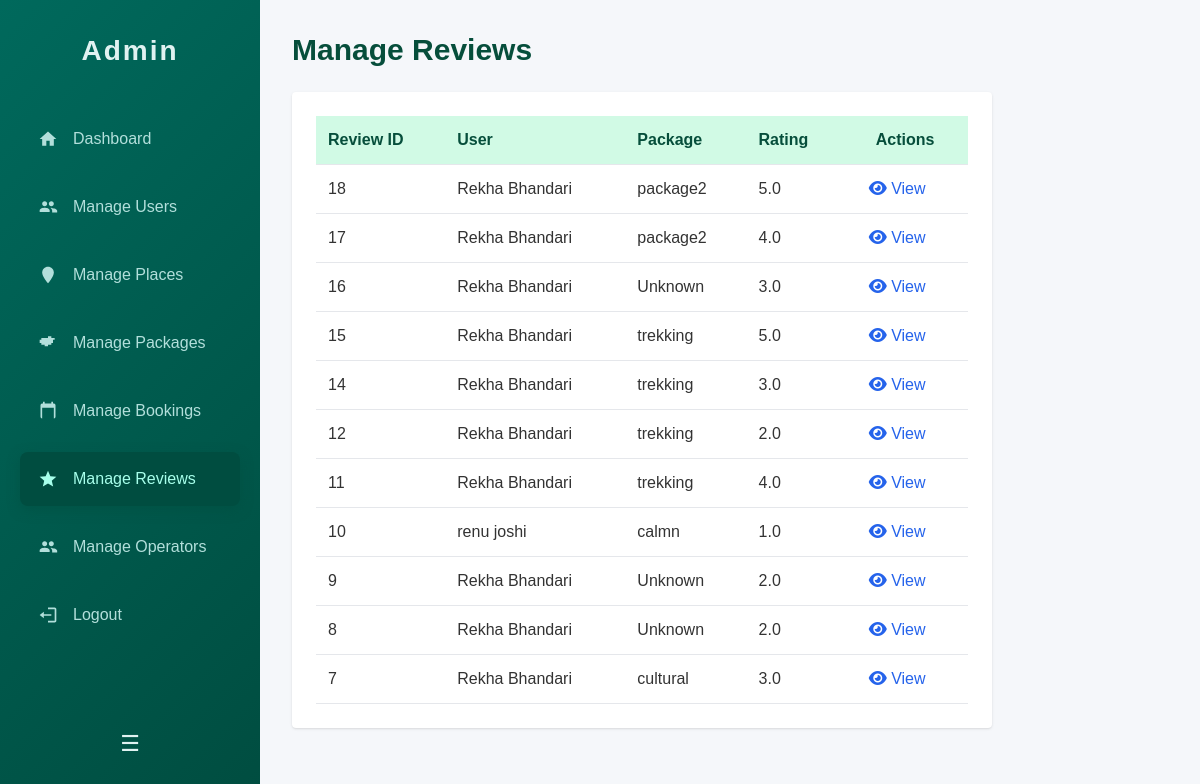
The page /admin/adminmanage_reviews.php (signed in) on the database its author committed.
### tables this page shows
CREATE TABLE `review` (
  `review_id` int(11) NOT NULL,
  `user_id` int(11) NOT NULL,
  `place_id` int(11) DEFAULT NULL,
  `package_id` int(11) DEFAULT NULL,
  `rating` decimal(3,1) NOT NULL,
  `comment` text DEFAULT NULL,
  `created_at` timestamp NOT NULL DEFAULT current_timestamp()
);

CREATE TABLE `package` (
  `package_id` int(11) NOT NULL,
  `created_by` int(11) NOT NULL,
  `place_id` int(11) NOT NULL,
  `title` varchar(255) NOT NULL,
  `description` text DEFAULT NULL,
  `price` decimal(10,2) DEFAULT NULL,
  `duration` int(11) DEFAULT NULL,
  `places_covered` text DEFAULT NULL,
  `status` varchar(50) DEFAULT NULL,
  `operator_id` int(11) DEFAULT NULL,
  `available_slots` int(11) DEFAULT NULL,
  `created_at` timestamp NOT NULL DEFAULT current_timestamp(),
  `updated_at` timestamp NOT NULL DEFAULT current_timestamp() ON UPDATE current_timestamp()
);

### admin/adminmanage_reviews.php (the view, shortened to what this page needs)
<?php
$conn = dbConnect();
$sql = "SELECT
  r.review_id,
  CONCAT(u.first_name, ' ', u.last_name) AS user_fullname,
   p.title AS package_name,
  r.rating
FROM review r
LEFT JOIN user u ON r.user_id = u.user_id
LEFT JOIN package p ON r.package_id = p.package_id
ORDER BY r.review_id DESC;
";
$result = $conn->query($sql);
?>
<!DOCTYPE html>
<html lang="en">
<head>
  <link rel="stylesheet" href="/assets/css/dashboard.css" />
  <script src="https://cdn.tailwindcss.com"></script>
  <link rel="stylesheet" href="https://cdnjs.cloudflare.com/ajax/libs/font-awesome/6.5.0/css/all.min.css" />
</head>
<body>
<div class="container">
  <nav class="sidebar" id="sidebar">
    <div class="logo">Admin</div>
    <div class="nav-links">
      <a href="#">
        <svg viewBox="0 0 24 24"><path d="M10 20v-6h4v6h5v-8h3L12 3 2 12h3v8z"/></svg>
        <span>Dashboard</span>
      </a>
      <a href="manage_users.php">
        <svg viewBox="0 0 24 24"><path d="M16 11c1.66 0 2.99-1.34 2.99-3S17.66 5 16 5s-3 1.34-3 3 1.34 3 3 3zm-8 0c1.66 0 2.99-1.34 2.99-3S9.66 5 8 5 5 6.34 5 8s1.34 3 3 3zm0 2c-2 0-6 1-6 3v2h12v-2c0-2-4-3-6-3zm8 0c-.29 0-.62.02-.97.05 1.16.84 1.97 2.06 1.97 3.45v2h6v-2c0-2-4-3-6-3z"/></svg>
        <span>Manage Users</span>
      </a>
      <a href="manage_places.php">
        <svg viewBox="0 0 24 24"><path d="M12 2C8.13 2 5 5.13 5 9c0 5.25 7 13 7 13s7-7.75 7-13c0-3.87-3.13-7-7-7z"/></svg>
        <span>Manage Places</span>
      </a>
      <a href="manage_packages.php">
        <svg viewBox="0 0 24 24"><path d="M20 8V6h-4V4h-4v2H4v2H2v4h2v2h4v2h4v-2h4v-2h2v-4h-2z"/></svg>
        <span>Manage Packages</span>
      </a>
      <a href="manage_bookings.php">
        <svg viewBox="0 0 24 24"><path d="M19 3h-1V1h-2v2H8V1H6v2H5a2 2 0 0 0-2 2v14a2 2 0 0 0 2 2h14a2 2 0 0 0 2-2V5a2 2 0 0 0-2-2zM5 21V8h14v13H5z"/></svg>
        <span>Manage Bookings</span>
      </a>
      <a href="adminmanage_reviews.php" class="active">
        <svg viewBox="0 0 24 24"><path d="M12 17.27L18.18 21 16.54 13.97 22 9.24l-7.19-.61L12 2 9.19 8.63 2 9.24l5.46 4.73L5.82 21z"/></svg>
        <span>Manage Reviews</span>
      </a>
      <a href="manage_touroperator.php">
        <svg viewBox="0 0 24 24">
          <path d="M16 11c1.66 0 2.99-1.34 2.99-3S17.66 5 16 5s-3 1.34-3 3 1.34 3 3 3zm-8 0c1.66 0 2.99-1.34 2.99-3S9.66 5 8 5 5 6.34 5 8s1.34 3 3 3zm0 2c-2 0-6 1-6 3v2h12v-2c0-2-4-3-6-3zm8 0c-.29 0-.62.02-.97.05 1.16.84 1.97 2.06 1.97 3.45v2h6v-2c0-2-4-3-6-3z"/>
        </svg>
        <span>Manage Operators</span>
      </a>
      <a href="../logout.php" onclick="return confirm('Are you sure you want to logout?')">
        <svg viewBox="0 0 24 24">
          <path d="M16 13v-2H7V8l-5 4 5 4v-3h9zM20 3h-8v2h8v14h-8v2h8c1.1 0 2-.9 2-2V5c0-1.1-.9-2-2-2z"/>
        </svg>
        <span>Logout</span>
      </a>
    </div>
    <button class="toggle-btn" id="toggleBtn" aria-label="Toggle sidebar">&#9776;</button>
  </nav>
  <main class="flex-1 p-8">
    <h2 class="text-3xl font-bold text-emerald-900 mb-6">Manage Reviews</h2>
    <div class="bg-white rounded shadow p-6 overflow-x-auto">
      <table class="min-w-full text-left border-collapse">
        <thead>
          <tr class="bg-emerald-100 text-emerald-900">
            <th class="p-3 border-b">Review ID</th>
            <th class="p-3 border-b">User</th>
            <th class="p-3 border-b">Package</th>
            <th class="p-3 border-b">Rating</th>
            <th class="p-3 border-b text-center">Actions</th>
          </tr>
        </thead>
        <tbody>
          <?php if ($result && $result->num_rows > 0): ?>
            <?php while ($row = $result->fetch_assoc()): ?>
              <tr class="hover:bg-gray-50 transition">
                <td class="p-3 border-b"><?= $row['review_id'] ?></td>
                <td class="p-3 border-b"><?= htmlspecialchars($row['user_fullname'] ?? 'Unknown') ?></td>
                <td class="p-3 border-b"><?= htmlspecialchars($row['package_name'] ?? 'Unknown') ?></td>
                <td class="p-3 border-b"><?= htmlspecialchars($row['rating'] ?? 'N/A') ?></td>
                <td class="p-3 border-b text-center">
                  <a href="view_review.php?id=<?= $row['review_id'] ?>" class="text-blue-600 hover:underline mr-4">
                    <i class="fas fa-eye"></i> View
                  </a>
                </td>
              </tr>
            <?php endwhile; ?>
          <?php else: ?>
            <tr><td colspan="5" class="text-center py-4 text-gray-500">No reviews found.</td></tr>
          <?php endif; ?>
        </tbody>
      </table>
    </div>
  </main>
</div>
</body>
</html>

### assets/css/dashboard.css (style rules this page uses)
* { box-sizing: border-box; }
body { margin: 0; font-family: 'Poppins', sans-serif; background: #f5f7fa; color: #333; }
a { text-decoration: none; color: inherit; }
.container { display: flex; min-height: 100vh; }
.sidebar { background: linear-gradient(135deg, #00695c, #004d40); width: 260px; padding: 30px 20px; display: flex; flex-direction: column; color: #e0f2f1; transition: width 0.3s ease; }
.sidebar .logo { font-size: 28px; font-weight: 700; letter-spacing: 2px; margin-bottom: 40px; user-select: none; text-align: center; }
.nav-links { flex-grow: 1; }
.nav-links a { display: flex; align-items: center; padding: 15px 18px; border-radius: 8px; margin-bottom: 14px; font-weight: 500; color: #b2dfdb; transition: background-color 0.3s, color 0.3s; }
.nav-links a:hover, .nav-links a.active { background: #004d40; color: #a7ffeb; box-shadow: 0 4px 12px rgba(0, 77, 64, 0.5); }
.nav-links a svg { width: 20px; height: 20px; margin-right: 15px; fill: currentColor; flex-shrink: 0; transition: margin 0.3s; }
.toggle-btn { background: transparent; border: none; color: #e0f2f1; font-size: 22px; cursor: pointer; margin-top: auto; text-align: center; padding: 10px 0; user-select: none; }

### rows shown on the page
review: review_id "18", user_fullname "Rekha Bhandari", package.title "package2", rating "5.0"
review: review_id "17", user_fullname "Rekha Bhandari", package.title "package2", rating "4.0"
review: review_id "16", user_fullname "Rekha Bhandari", package_name "Unknown", rating "3.0"
review: review_id "15", user_fullname "Rekha Bhandari", package.title "trekking", rating "5.0"
review: review_id "14", user_fullname "Rekha Bhandari", package.title "trekking", rating "3.0"
review: review_id "12", user_fullname "Rekha Bhandari", package.title "trekking", rating "2.0"
review: review_id "11", user_fullname "Rekha Bhandari", package.title "trekking", rating "4.0"
review: review_id "10", user_fullname "renu joshi", package.title "calmn", rating "1.0"
review: review_id "9", user_fullname "Rekha Bhandari", package_name "Unknown", rating "2.0"
review: review_id "8", user_fullname "Rekha Bhandari", package_name "Unknown", rating "2.0"
review: review_id "7", user_fullname "Rekha Bhandari", package.title "cultural", rating "3.0"
